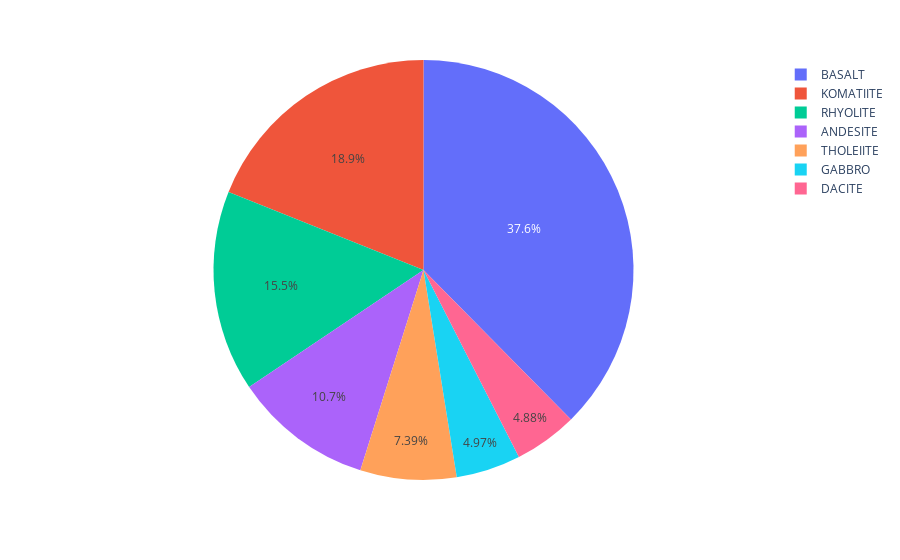

Here is the notebook cell this chart was saved with:
### Code cell
px.pie(dataframe, "ROCK1")

### Figure 1 — Plotly figure (JSON) as saved in the notebook; plotly's stock layout.template omitted (floating-point values rounded to 4 significant figures; data arrays with more than 128 entries replaced by an {"elided": "..."} marker saying what was removed)
{"data": [{"domain": {"x": [0, 1], "y": [0, 1]}, "hovertemplate": "ROCK1=%{label}<extra></extra>", "labels": {"elided": "2191 str values"}, "legendgroup": "", "name": "", "showlegend": true, "type": "pie"}], "layout": {"legend": {"tracegroupgap": 0}, "margin": {"t": 60}}}
